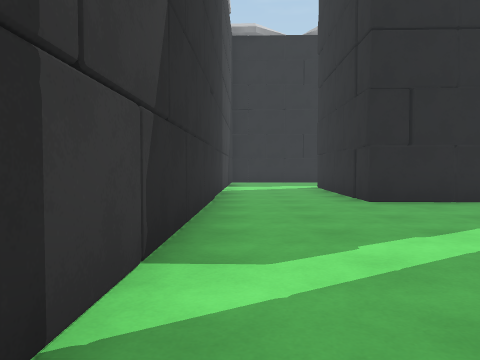
[1] (above)

24 first-person views from a walk through a Unity game level. The camera is 1.2 m above the floor, tilts 2° down and sees 70° across. The floor is counted in squares, 2 m on a side. Each view is taken from the middle of a square. On the plan, view 1 faces up. The plan holds only what a view shows up to about 10 squares ahead; the rest is blank. The place goes on beyond the plan. Surface patterns are stand-ins for the level's own textures.

[2]
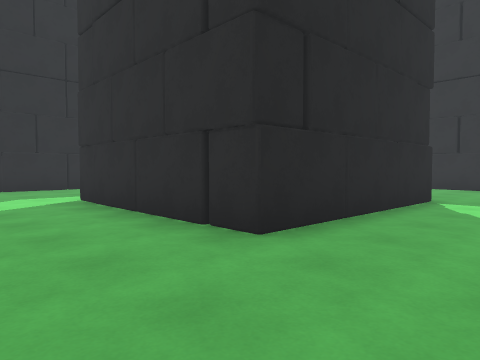

[3]
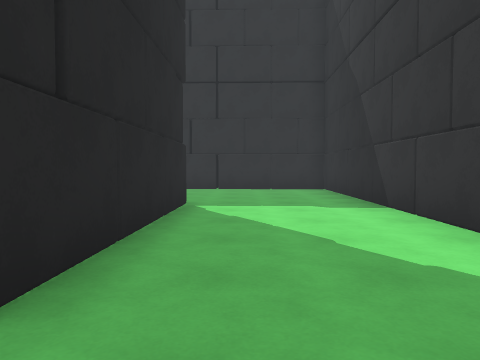

[4]
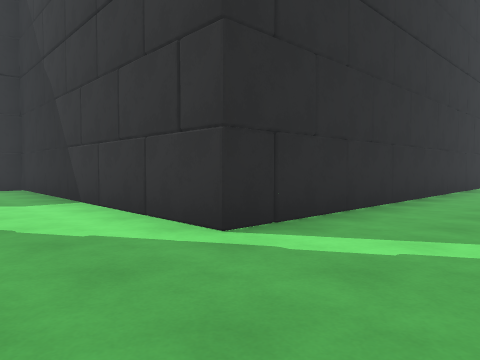

[5]
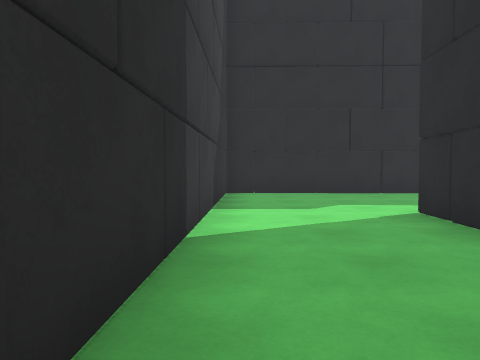

[6]
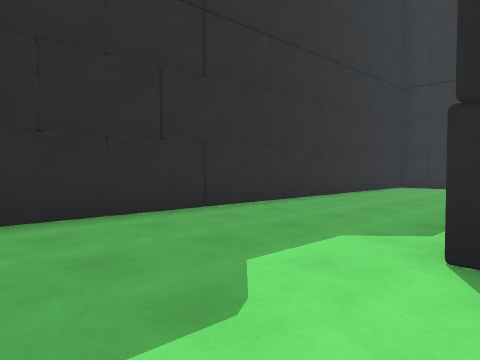

[7]
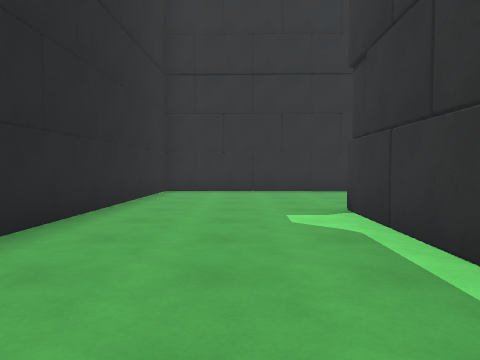

[8]
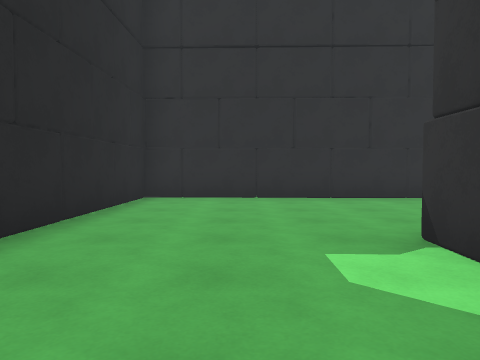

[9]
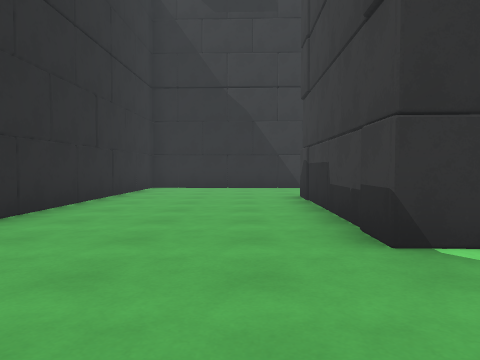

[10]
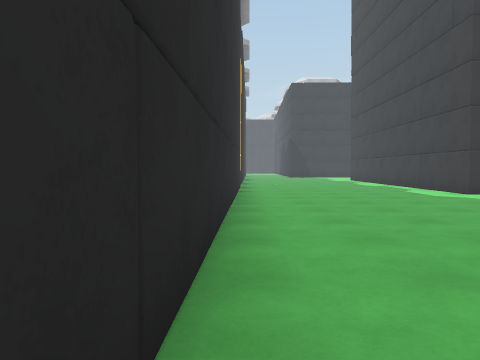

[11]
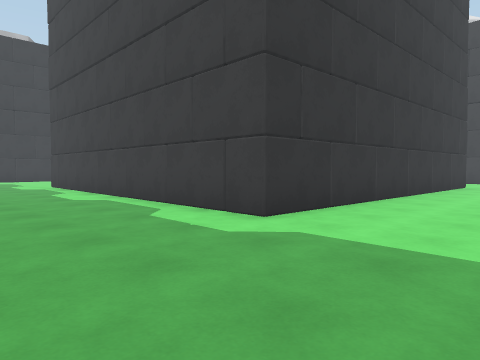

[12]
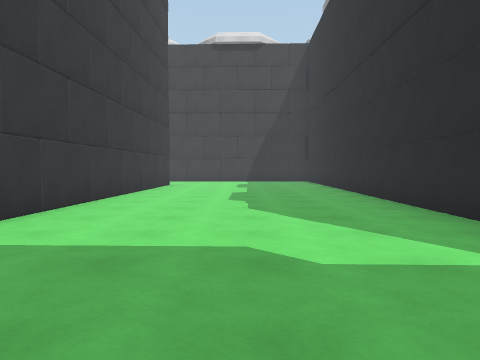

[13]
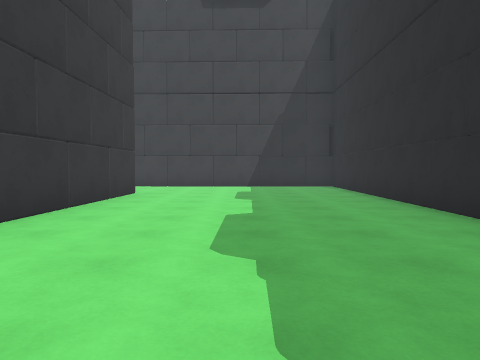

[14]
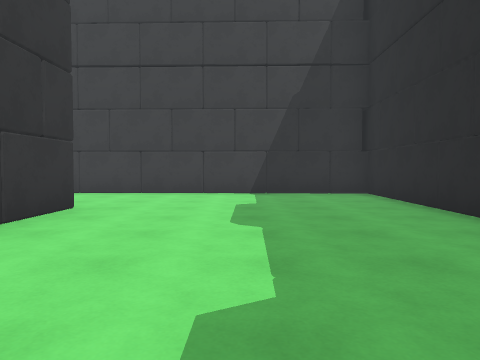

[15]
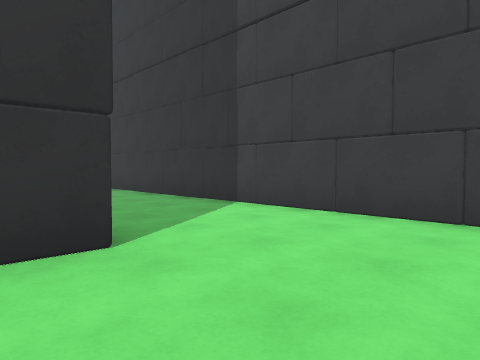

[16]
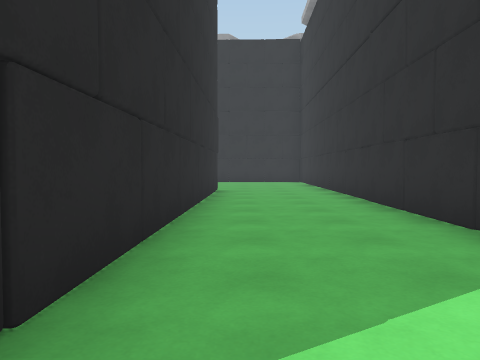

[17]
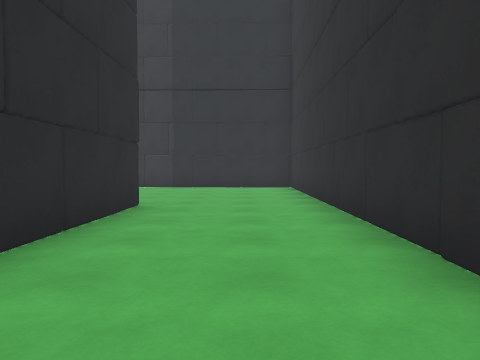

[18]
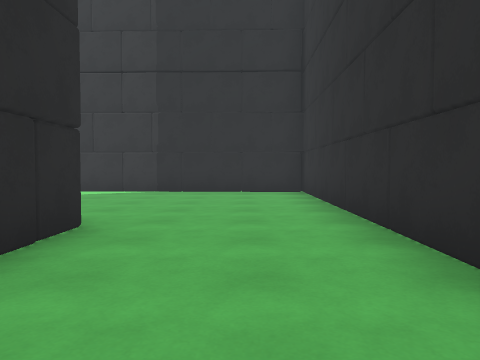

[19]
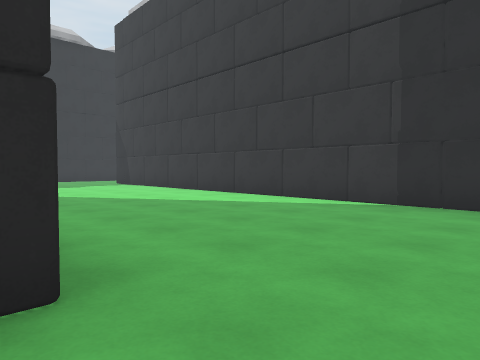

[20]
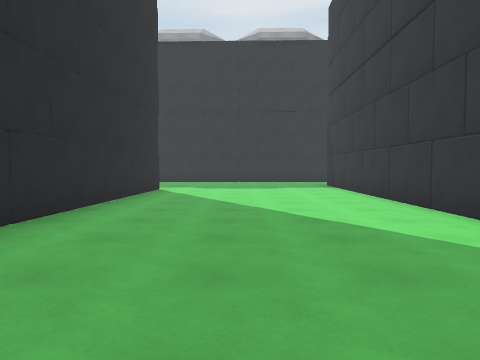

[21]
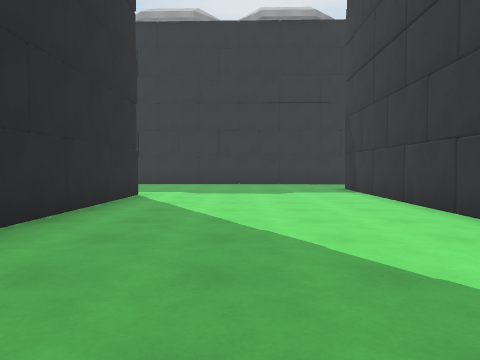

[22]
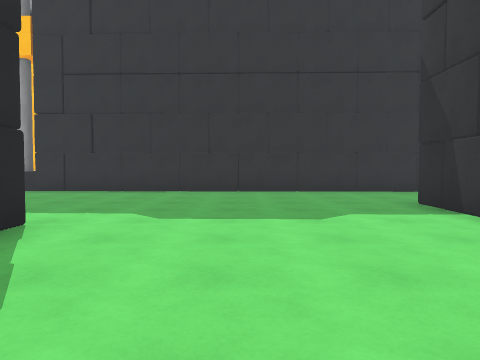

[23]
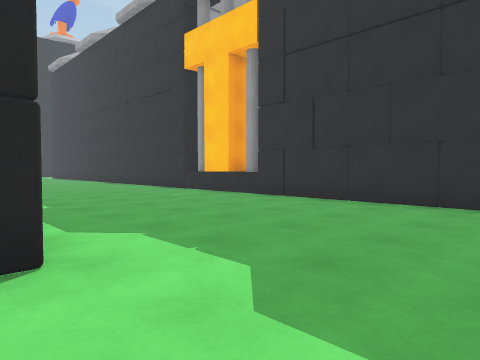

[24]
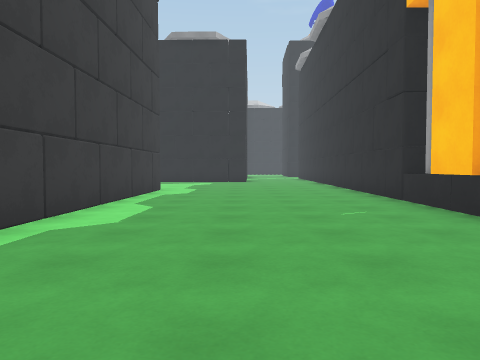

### Floor plan
Key: @ floor where view 1 was taken; # wall or solid block; . floor; O other object.
Columns run from 16 left of view 1 to 11 right of it. Each row starts with its distance up from view 1.
 15                ###
 14                #.###########
 13                #...........#
 12                #...........#
 11                #...........#
 10                #...####....#
  9                #...#  #....#
  8                #...#  #....#
  7                #...#  #....#
  6                #...####....#
  5                #...........#
  4                #...........#
  3                #...........#
  2                #...#########
  1                #...#
  0                 @..#
 -1                  ..#
 -2  ############   ...#
 -3  #............. ...#
 -4  #................##
 -5  #................#
 -6  #................#
 -7 ##................#
 -8 #...OOOOOOOOOO....#
 -9 #...O        O....#
-10 #...O       O.....#
-11 #...O       O.....#
-12 #...O       O.....#
-13 #...O       O.....#
-14 #...O       O.....#
-15 #...O       O.....#
-16 #...O  OOOOOO.....#
-17 #.................#
-18 #.................#
-19 #.................#
-20 #.................#
-21 #.................#
-22 ###############...#
-23                 ..#
-24                   #

Where each view was taken, in squares from view 1:
view 1: 0 up, 0 right, facing up
view 2: 4 up, 0 right, facing up-right
view 3: 5 up, 1 right, facing right
view 4: 5 up, 0 right, facing down-right
view 5: 6 up, 0 right, facing up
view 6: 10 up, 0 right, facing up-right
view 7: 12 up, 2 right, facing right
view 8: 12 up, 4 right, facing right
view 9: 13 up, 8 right, facing down
view 10: 0 up, 2 right, facing down
view 11: 5 down, 0 right, facing down-left
view 12: 5 down, 0 right, facing left
view 13: 5 down, 4 left, facing left
view 14: 5 down, 7 left, facing left
view 15: 5 down, 11 left, facing down-left
view 16: 7 down, 13 left, facing down
view 17: 11 down, 14 left, facing down
view 18: 13 down, 14 left, facing down
view 19: 16 down, 14 left, facing down-right
view 20: 19 down, 13 left, facing right
view 21: 19 down, 11 left, facing right
view 22: 19 down, 7 left, facing right
view 23: 19 down, 4 left, facing up-right
view 24: 17 down, 1 left, facing up
